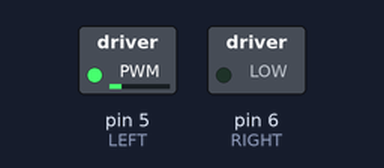
Bench run of a sketch on a simulated Arduino Uno, built with avr-gcc and run on an emulated ATmega328P. On the bench: switched loads named in the sketch (green lamp = pin HIGH).

Above: at 0.05 s.
At 4.0 s:
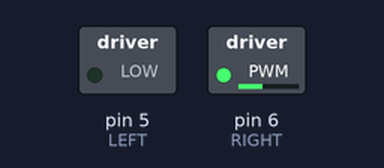
At 6.0 s:
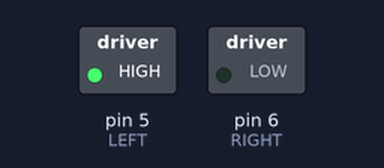
At 8.0 s:
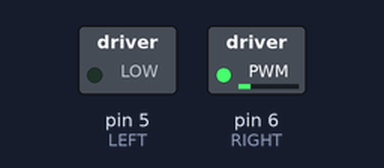
Timing chart, 0 to 10.4 s (numbered marks = the images above):
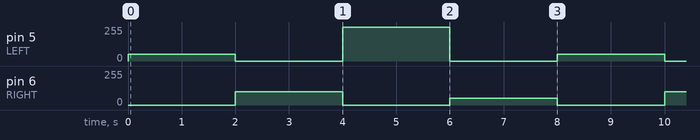

Measured:
- by itself, pin 5 (LEFT): repeats every 8.0 s: 0/255 2.0 s, 255/255 2.0 s, 0/255 2.0 s, 50/255 2.0 s
- by itself, pin 6 (RIGHT): repeats every 8.0 s: 0/255 2.0 s, 50/255 2.0 s, 0/255 2.0 s, 100/255 2.0 s

The sketch:

Hbridge.ino
```cpp
#define LEFT 5
#define RIGHT 6
void setup()
{
  pinMode(LEFT, OUTPUT);
  pinMode(RIGHT, OUTPUT);
}
void MotorControl(bool dir,int speed){
  if (dir){
    analogWrite(LEFT,0);
  	analogWrite(RIGHT,speed);
  }else{
    analogWrite(LEFT,speed);
  	analogWrite(RIGHT,0);
  }
}
void loop()
{
  MotorControl(0,50);
  delay(2000);
  MotorControl(1,100);
  delay(2000);
  MotorControl(0,255);
  delay(2000);
  MotorControl(1,50);
  delay(2000);
}
```
